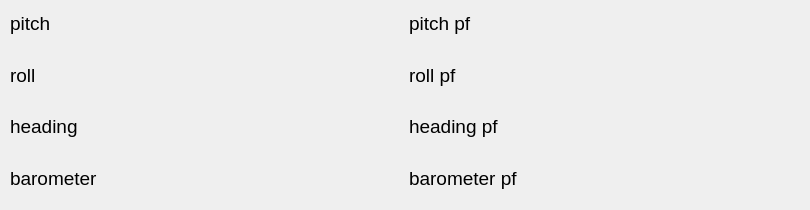
        <widget class="QWidget" name="nicla">
         <widget class="QWidget" name="verticalLayoutWidget_4">
          <property name="geometry">
           <rect>
            <x>10</x>
            <y>0</y>
            <width>791</width>
            <height>201</height>
           </rect>
          </property>
          <layout class="QVBoxLayout" name="verticalLayout_5">
           <item>
            <layout class="QHBoxLayout" name="horizontalLayout_26">
             <item>
              <widget class="QLabel" name="nicla_pitch">
               <property name="font">
                <font>
                 <pointsize>14</pointsize>
                </font>
               </property>
               <property name="text">
                <string>pitch</string>
               </property>
              </widget>
             </item>
             <item>
              <widget class="QLabel" name="nicla_pitch_passfail">
               <property name="font">
                <font>
                 <pointsize>14</pointsize>
                </font>
               </property>
               <property name="text">
                <string>pitch pf</string>
               </property>
              </widget>
             </item>
            </layout>
           </item>
           <item>
            <layout class="QHBoxLayout" name="horizontalLayout_27">
             <item>
              <widget class="QLabel" name="nicla_roll">
               <property name="font">
                <font>
                 <pointsize>14</pointsize>
                </font>
               </property>
               <property name="text">
                <string>roll</string>
               </property>
              </widget>
             </item>
             <item>
              <widget class="QLabel" name="nicla_roll_passfail">
               <property name="font">
                <font>
                 <pointsize>14</pointsize>
                </font>
               </property>
               <property name="text">
                <string>roll pf</string>
               </property>
              </widget>
             </item>
            </layout>
           </item>
           <item>
            <layout class="QHBoxLayout" name="horizontalLayout_28">
             <item>
              <widget class="QLabel" name="nicla_heading">
               <property name="font">
                <font>
                 <pointsize>14</pointsize>
                </font>
               </property>
               <property name="text">
                <string>heading</string>
               </property>
              </widget>
             </item>
             <item>
              <widget class="QLabel" name="nicla_heading_passfail">
               <property name="font">
                <font>
                 <pointsize>14</pointsize>
                </font>
               </property>
               <property name="text">
                <string>heading pf</string>
               </property>
              </widget>
             </item>
            </layout>
           </item>
           <item>
            <layout class="QHBoxLayout" name="horizontalLayout_29">
             <item>
              <widget class="QLabel" name="nicla_barometer">
               <property name="font">
                <font>
                 <pointsize>14</pointsize>
                </font>
               </property>
               <property name="text">
                <string>barometer</string>
               </property>
              </widget>
             </item>
             <item>
              <widget class="QLabel" name="nicla_barometer_passfail">
               <property name="font">
                <font>
                 <pointsize>14</pointsize>
                </font>
               </property>
               <property name="text">
                <string>barometer pf</string>
               </property>
              </widget>
             </item>
            </layout>
           </item>
          </layout>
         </widget>
        </widget>
